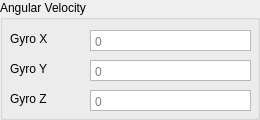
              <widget class="QGroupBox" name="angular">
               <property name="title">
                <string>Angular Velocity</string>
               </property>
               <widget class="QPlainTextEdit" name="gyroX">
                <property name="geometry">
                 <rect>
                  <x>90</x>
                  <y>30</y>
                  <width>161</width>
                  <height>21</height>
                 </rect>
                </property>
                <property name="toolTip">
                 <string notr="true"/>
                </property>
                <property name="verticalScrollBarPolicy">
                 <enum>Qt::ScrollBarPolicy::ScrollBarAlwaysOff</enum>
                </property>
                <property name="horizontalScrollBarPolicy">
                 <enum>Qt::ScrollBarPolicy::ScrollBarAlwaysOff</enum>
                </property>
                <property name="lineWrapMode">
                 <enum>QPlainTextEdit::LineWrapMode::NoWrap</enum>
                </property>
                <property name="readOnly">
                 <bool>true</bool>
                </property>
                <property name="placeholderText">
                 <string>0</string>
                </property>
               </widget>
               <widget class="QLabel" name="labelGyroX">
                <property name="geometry">
                 <rect>
                  <x>10</x>
                  <y>30</y>
                  <width>67</width>
                  <height>17</height>
                 </rect>
                </property>
                <property name="text">
                 <string>Gyro X</string>
                </property>
               </widget>
               <widget class="QPlainTextEdit" name="gyroY">
                <property name="geometry">
                 <rect>
                  <x>90</x>
                  <y>60</y>
                  <width>161</width>
                  <height>21</height>
                 </rect>
                </property>
                <property name="toolTip">
                 <string notr="true"/>
                </property>
                <property name="verticalScrollBarPolicy">
                 <enum>Qt::ScrollBarPolicy::ScrollBarAlwaysOff</enum>
                </property>
                <property name="horizontalScrollBarPolicy">
                 <enum>Qt::ScrollBarPolicy::ScrollBarAlwaysOff</enum>
                </property>
                <property name="lineWrapMode">
                 <enum>QPlainTextEdit::LineWrapMode::NoWrap</enum>
                </property>
                <property name="readOnly">
                 <bool>true</bool>
                </property>
                <property name="placeholderText">
                 <string>0</string>
                </property>
               </widget>
               <widget class="QLabel" name="labelGryoY">
                <property name="geometry">
                 <rect>
                  <x>10</x>
                  <y>60</y>
                  <width>81</width>
                  <height>17</height>
                 </rect>
                </property>
                <property name="text">
                 <string>Gyro Y</string>
                </property>
               </widget>
               <widget class="QLabel" name="labelGryoZ">
                <property name="geometry">
                 <rect>
                  <x>10</x>
                  <y>90</y>
                  <width>67</width>
                  <height>17</height>
                 </rect>
                </property>
                <property name="text">
                 <string>Gyro Z</string>
                </property>
               </widget>
               <widget class="QPlainTextEdit" name="gyroZ">
                <property name="geometry">
                 <rect>
                  <x>90</x>
                  <y>90</y>
                  <width>161</width>
                  <height>21</height>
                 </rect>
                </property>
                <property name="toolTip">
                 <string notr="true"/>
                </property>
                <property name="verticalScrollBarPolicy">
                 <enum>Qt::ScrollBarPolicy::ScrollBarAlwaysOff</enum>
                </property>
                <property name="horizontalScrollBarPolicy">
                 <enum>Qt::ScrollBarPolicy::ScrollBarAlwaysOff</enum>
                </property>
                <property name="lineWrapMode">
                 <enum>QPlainTextEdit::LineWrapMode::NoWrap</enum>
                </property>
                <property name="readOnly">
                 <bool>true</bool>
                </property>
                <property name="placeholderText">
                 <string>0</string>
                </property>
               </widget>
              </widget>
